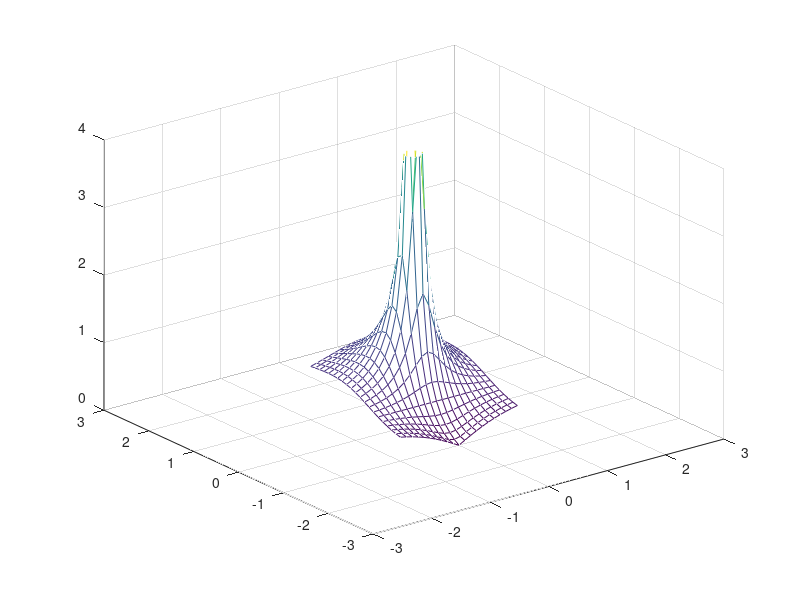
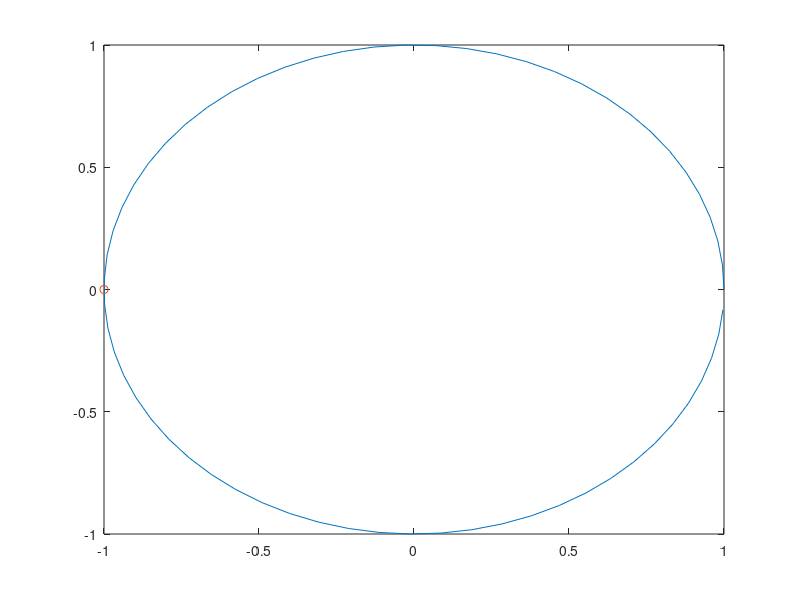

Here is the MATLAB script that generated these plots, in order:
p=0.1;
l=3;
img=[-1:p:1];
re=[-1:p:1];
z=zeros(size(img, 2), size(re, 2));

for r=1:size(re, 2)
	for c=1:size(img,2)
		z(r,c)=re(r)+(i*img(c));
	end
end

a0=0.5;
a1=0.5;
fz=a0+a1*z.^(-1);

figure(1);
mesh(re,img,abs(fz));
axis([-l l -l l 0 4])

figure(2);
radici=roots([a1 a0]);
w=[0:p:2*pi];
cerchio=e.^(i*w);
plot(cerchio);
hold on
plot(radici, 0i, "o");
hold off